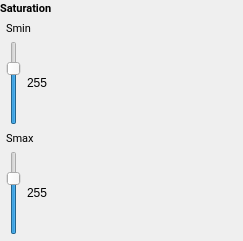
                     <widget class="QFrame" name="sBall">
                      <property name="frameShape">
                       <enum>QFrame::Shape::NoFrame</enum>
                      </property>
                      <layout class="QVBoxLayout" name="verticalLayout_136">
                       <property name="spacing">
                        <number>0</number>
                       </property>
                       <property name="leftMargin">
                        <number>0</number>
                       </property>
                       <property name="topMargin">
                        <number>0</number>
                       </property>
                       <property name="rightMargin">
                        <number>0</number>
                       </property>
                       <property name="bottomMargin">
                        <number>0</number>
                       </property>
                       <item>
                        <widget class="QFrame" name="sBallHeader">
                         <property name="frameShape">
                          <enum>QFrame::Shape::NoFrame</enum>
                         </property>
                         <layout class="QHBoxLayout" name="horizontalLayout_173">
                          <property name="spacing">
                           <number>0</number>
                          </property>
                          <property name="leftMargin">
                           <number>0</number>
                          </property>
                          <property name="topMargin">
                           <number>0</number>
                          </property>
                          <property name="rightMargin">
                           <number>0</number>
                          </property>
                          <property name="bottomMargin">
                           <number>0</number>
                          </property>
                          <item>
                           <widget class="QLabel" name="sBallTitle">
                            <property name="font">
                             <font>
                              <family>Roboto</family>
                              <pointsize>8</pointsize>
                              <bold>true</bold>
                             </font>
                            </property>
                            <property name="text">
                             <string>Saturation</string>
                            </property>
                           </widget>
                          </item>
                          <item>
                           <spacer name="sBallHeaderSlider">
                            <property name="orientation">
                             <enum>Qt::Orientation::Vertical</enum>
                            </property>
                            <property name="sizeHint" stdset="0">
                             <size>
                              <width>191</width>
                              <height>15</height>
                             </size>
                            </property>
                           </spacer>
                          </item>
                         </layout>
                        </widget>
                       </item>
                       <item>
                        <widget class="QFrame" name="sBallValues">
                         <property name="frameShape">
                          <enum>QFrame::Shape::NoFrame</enum>
                         </property>
                         <layout class="QVBoxLayout" name="verticalLayout_137">
                          <property name="leftMargin">
                           <number>6</number>
                          </property>
                          <property name="topMargin">
                           <number>6</number>
                          </property>
                          <property name="rightMargin">
                           <number>6</number>
                          </property>
                          <property name="bottomMargin">
                           <number>6</number>
                          </property>
                          <item>
                           <layout class="QVBoxLayout" name="sBallMin">
                            <item>
                             <widget class="QLabel" name="sBallMinLabel">
                              <property name="font">
                               <font>
                                <family>Roboto</family>
                                <pointsize>8</pointsize>
                               </font>
                              </property>
                              <property name="text">
                               <string>Smin</string>
                              </property>
                              <property name="scaledContents">
                               <bool>true</bool>
                              </property>
                             </widget>
                            </item>
                            <item>
                             <widget class="QFrame" name="sBallMinContents">
                              <property name="frameShape">
                               <enum>QFrame::Shape::NoFrame</enum>
                              </property>
                              <layout class="QHBoxLayout" name="horizontalLayout_174">
                               <property name="spacing">
                                <number>6</number>
                               </property>
                               <property name="leftMargin">
                                <number>0</number>
                               </property>
                               <property name="topMargin">
                                <number>0</number>
                               </property>
                               <property name="rightMargin">
                                <number>0</number>
                               </property>
                               <property name="bottomMargin">
                                <number>0</number>
                               </property>
                               <item>
                                <widget class="QSlider" name="sBallMinSlider">
                                 <property name="cursor">
                                  <cursorShape>PointingHandCursor</cursorShape>
                                 </property>
                                 <property name="maximum">
                                  <number>180</number>
                                 </property>
                                 <property name="value">
                                  <number>127</number>
                                 </property>
                                 <property name="tickPosition">
                                  <enum>QSlider::TickPosition::NoTicks</enum>
                                 </property>
                                 <property name="tickInterval">
                                  <number>10</number>
                                 </property>
                                </widget>
                               </item>
                               <item>
                                <widget class="QLabel" name="sBallMinValue">
                                 <property name="text">
                                  <string>255</string>
                                 </property>
                                 <property name="scaledContents">
                                  <bool>true</bool>
                                 </property>
                                </widget>
                               </item>
                              </layout>
                             </widget>
                            </item>
                           </layout>
                          </item>
                          <item>
                           <layout class="QVBoxLayout" name="sBallMax">
                            <item>
                             <widget class="QLabel" name="sBallMaxLabel">
                              <property name="font">
                               <font>
                                <family>Roboto</family>
                                <pointsize>8</pointsize>
                               </font>
                              </property>
                              <property name="text">
                               <string>Smax</string>
                              </property>
                              <property name="scaledContents">
                               <bool>true</bool>
                              </property>
                             </widget>
                            </item>
                            <item>
                             <widget class="QFrame" name="sBallMaxContents">
                              <property name="frameShape">
                               <enum>QFrame::Shape::NoFrame</enum>
                              </property>
                              <layout class="QHBoxLayout" name="horizontalLayout_175">
                               <property name="spacing">
                                <number>6</number>
                               </property>
                               <property name="leftMargin">
                                <number>0</number>
                               </property>
                               <property name="topMargin">
                                <number>0</number>
                               </property>
                               <property name="rightMargin">
                                <number>0</number>
                               </property>
                               <property name="bottomMargin">
                                <number>0</number>
                               </property>
                               <item>
                                <widget class="QSlider" name="sBallMaxSlider">
                                 <property name="cursor">
                                  <cursorShape>PointingHandCursor</cursorShape>
                                 </property>
                                 <property name="maximum">
                                  <number>180</number>
                                 </property>
                                 <property name="value">
                                  <number>127</number>
                                 </property>
                                 <property name="tickPosition">
                                  <enum>QSlider::TickPosition::NoTicks</enum>
                                 </property>
                                 <property name="tickInterval">
                                  <number>10</number>
                                 </property>
                                </widget>
                               </item>
                               <item>
                                <widget class="QLabel" name="sBallMaxValue">
                                 <property name="text">
                                  <string>255</string>
                                 </property>
                                 <property name="scaledContents">
                                  <bool>true</bool>
                                 </property>
                                </widget>
                               </item>
                              </layout>
                             </widget>
                            </item>
                           </layout>
                          </item>
                         </layout>
                        </widget>
                       </item>
                      </layout>
                     </widget>
